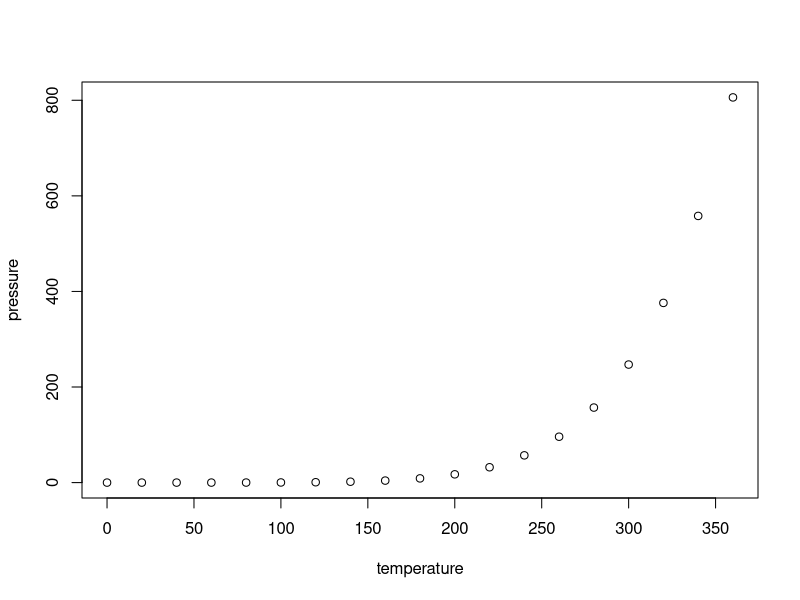
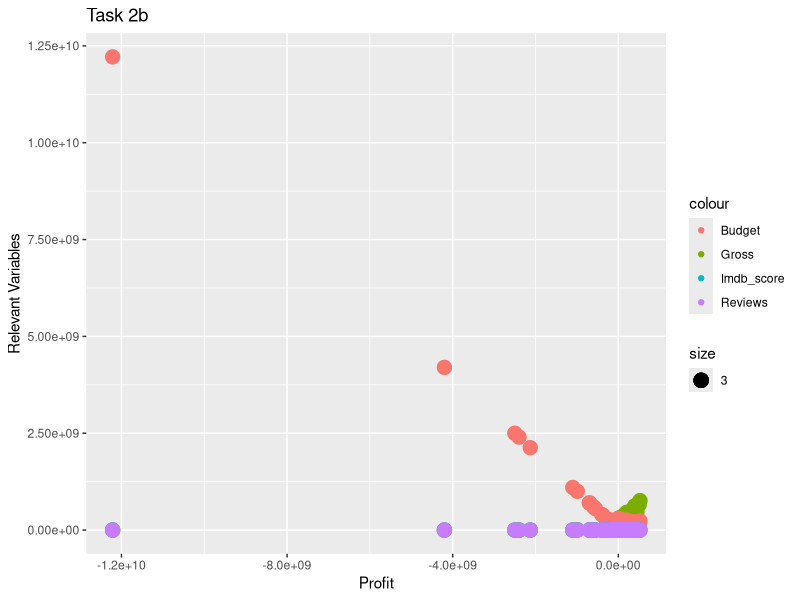
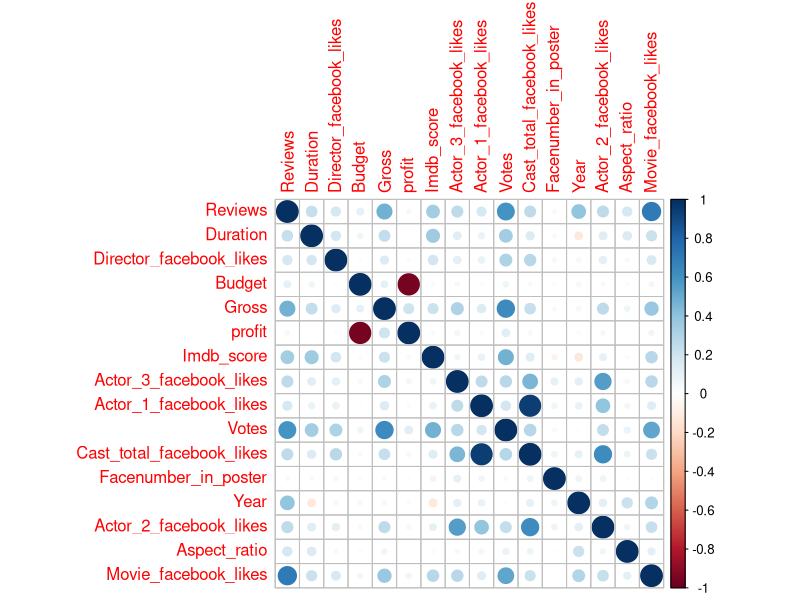
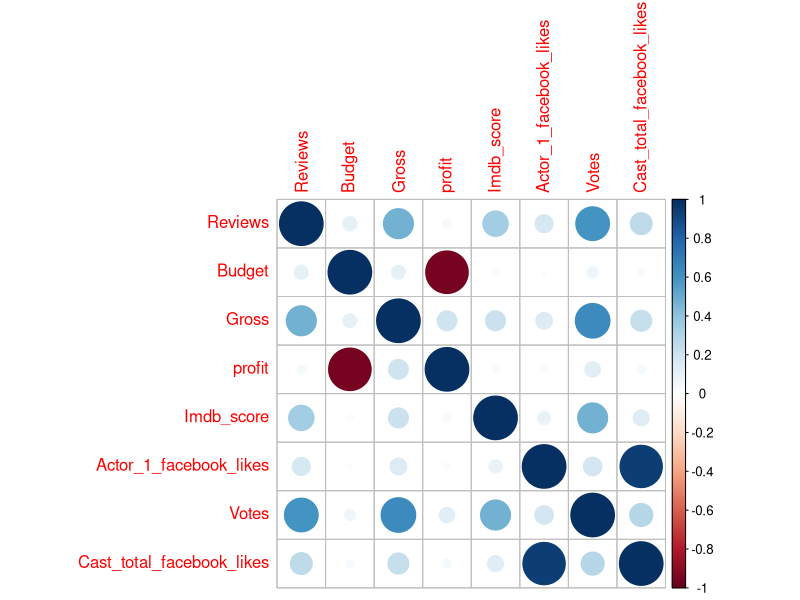

Here is the R script that generated these plots, in order:
## ---- chunk 1
knitr::opts_chunk$set(echo = TRUE)
## ---- chunk 2
summary(cars)
## ---- chunk 3
plot(pressure)
## ---- chunk 4
mov<-read.csv("Movies.csv", header=TRUE)
head(mov)
any(is.na(mov))
summary(mov)

install.packages("ggplot2", repos = "http://cran.us.r-project.org")
library(ggplot2)
## ---- chunk 5

mov$Aspect_ratio[is.na(mov$Aspect_ratio)]<-mean(mov$Aspect_ratio, na.rm=TRUE)
any(is.na(mov$Aspect_ratio))
summary(mov$Aspect_ratio)

mov1<-na.omit(mov)
any(is.na(mov1))

## ---- chunk 6
profit<-c((mov1$Gross)-c(mov1$Budget))
mov2<-cbind(mov1,profit)
## ---- chunk 7

## ---- chunk 8
summary(mov2)
mov3<-mov2[c("Reviews","Duration", "Director_facebook_likes", "Budget", "Gross", "profit", "Imdb_score", "Actor_3_facebook_likes","Actor_1_facebook_likes", "Votes", "Cast_total_facebook_likes","Facenumber_in_poster", "Year","Actor_2_facebook_likes", "Aspect_ratio","Movie_facebook_likes")]
summary(mov3)
cor(mov3)
## ---- chunk 9
library(ggplot2)

ggplot(mov3, aes(x=profit)) + 
  geom_point(aes(y=Gross,color="Gross", size=3)) +
  geom_point(aes(y=Budget,color="Budget", size=3))+
  geom_point(aes(y=Imdb_score,color="Imdb_score", size=3)) +
   geom_point(aes(y=Reviews,color="Reviews", size=3)) +
  labs(x="Profit", y="Relevant Variables", title="Task 2b")
## ---- chunk 10
install.packages("corrplot", repos = "http://cran.us.r-project.org")
library(corrplot)
## ---- chunk 11
relvars<-cor(mov3)
print(relvars)
## ---- chunk 12
corrplot(corr=cor(mov3),
         method= "circle",
         type="full",
         order="original")
## ---- chunk 13
mov4<-mov3<-mov2[c("Reviews", "Budget", "Gross", "profit", "Imdb_score","Actor_1_facebook_likes", "Votes", "Cast_total_facebook_likes")]

corrplot(corr=cor(mov4),
         method= "circle",
         type="full",
         order="original")
